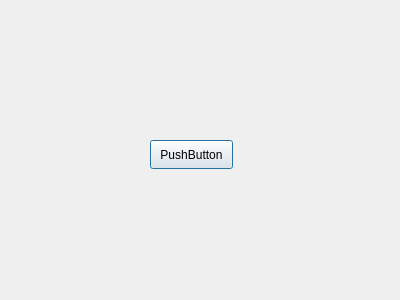
<?xml version="1.0" encoding="UTF-8"?>
<ui version="4.0">
 <class>Dialog</class>
 <widget class="QDialog" name="Dialog">
  <property name="geometry">
   <rect>
    <x>0</x>
    <y>0</y>
    <width>400</width>
    <height>300</height>
   </rect>
  </property>
  <property name="windowTitle">
   <string>Dialog</string>
  </property>
  <widget class="QPushButton" name="pushButton">
   <property name="geometry">
    <rect>
     <x>150</x>
     <y>140</y>
     <width>83</width>
     <height>29</height>
    </rect>
   </property>
   <property name="text">
    <string>PushButton</string>
   </property>
  </widget>
 </widget>
 <resources/>
 <connections/>
</ui>
